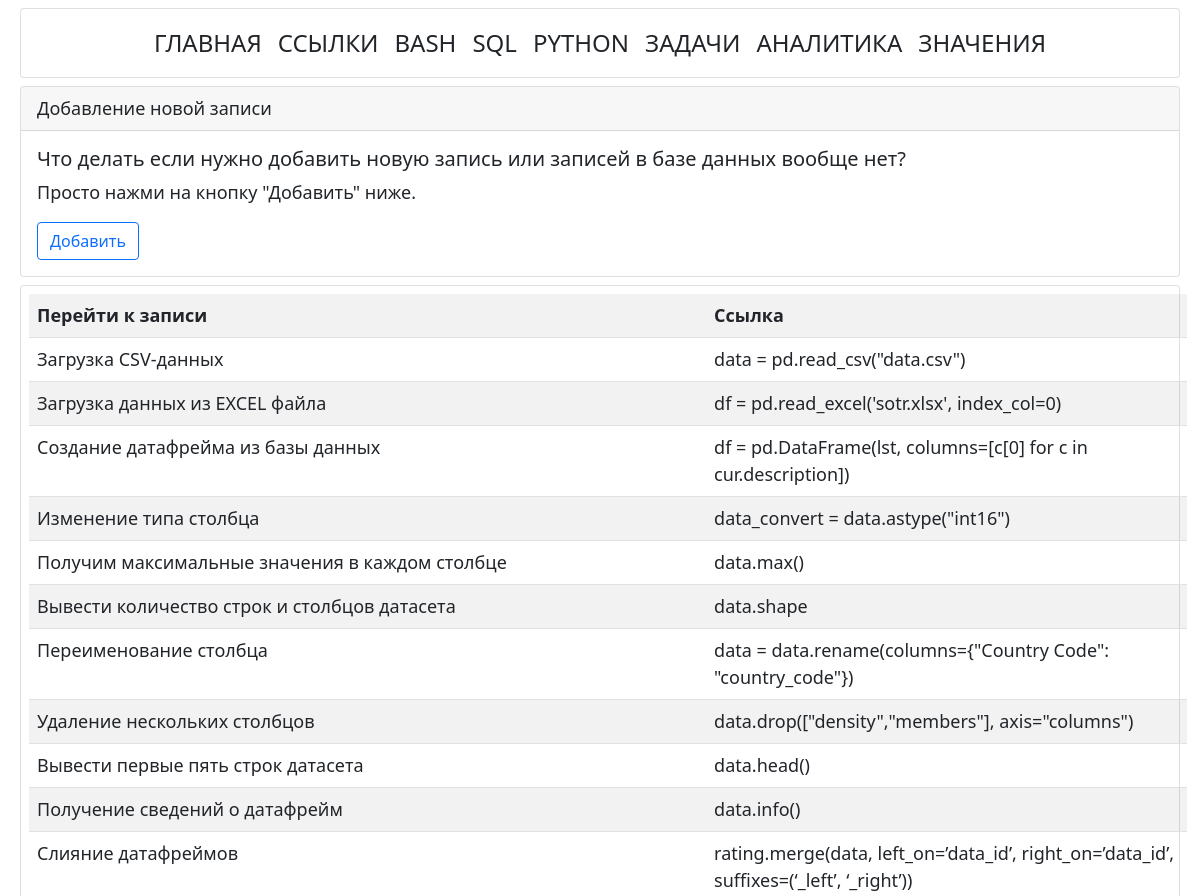
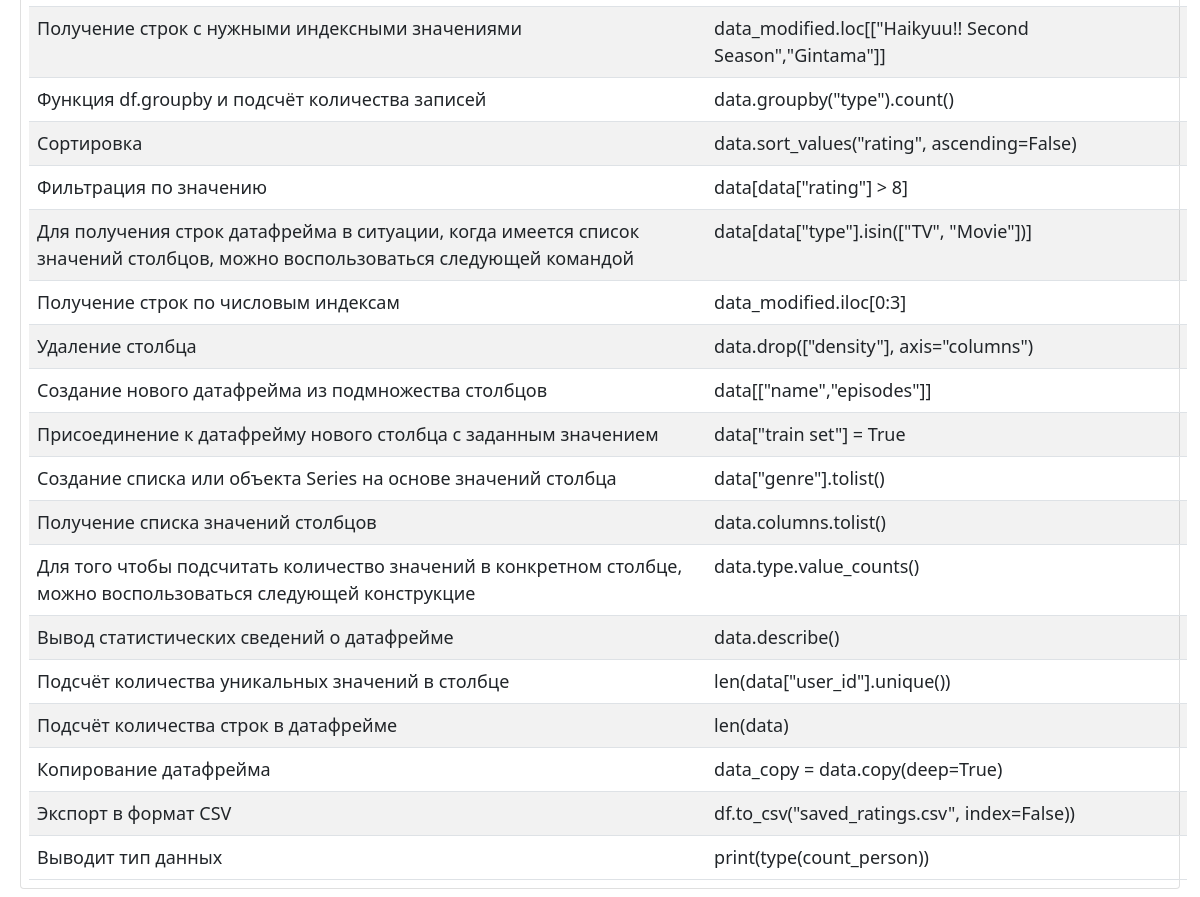
The app's page /python with its own data (2 pictures, top to bottom).
### tables this page shows
CREATE TABLE "python" (
    "python_id" INTEGER PRIMARY KEY AUTOINCREMENT,
    "python_command" TEXT NOT NULL,
    "python_name" TEXT NOT NULL
  , "python_description" TEXT);

### app.py (the view)
@app.route("/python")
def python_list_commands():
    conn = connect.get_db_connection()
    python_list = conn.execute("SELECT * FROM python ORDER BY 1 DESC").fetchall()
    conn.close()
    return render_template("python/python_list_commands.html",
                           python_list=python_list,
                           )

### modules/connect.py (called while the page is built)
def get_db_connection():
    db_path = os.path.join(BASE_DIR, '../database.db')
    conn = sqlite3.connect(db_path)
    conn.row_factory = sqlite3.Row
    return conn

### templates/python/python_list_commands.html (shortened to what this page needs)
{% extends "base.html" %}
{% block content %}
<div class="card m-2">
   <div class="card-header">
      Добавление новой записи
   </div>
   <div class="card-body">
      <h5 class="card-title">Что делать если нужно добавить новую запись или записей в базе данных вообще нет?</h5>
      <p class="card-text">Просто нажми на кнопку "Добавить" ниже.</p>
      <a class="btn btn-outline-primary" href="{{ url_for('add_python_command') }}">Добавить</a>
   </div>
</div>
<div class="card m-2">
   <table class="table table-striped m-2">
      <tr>
         <th>Перейти к записи</th>
         <th>Ссылка</th>
      </tr>
      {% for python_list in python_list %}
      <tr>
         <td><a href="{{ url_for('get_post_python_command', python_id=python_list['python_id']) }}">{{
               python_list['python_name']
               }}</a></td>
         <td>{{ python_list['python_command'] }}</td>
      </tr>
      {% endfor %}
   </table>
</div>
{% endblock %}

### static/styles.css (style rules this page uses)
body { font-size: large; font-family:system-ui, -apple-system, BlinkMacSystemFont, 'Segoe UI', Roboto, Oxygen, Ubuntu, Cantarell, 'Open Sans', 'Helvetica Neue', sans-serif; }
a { color: var(--bs-dark); text-decoration: none; }

### records on screen
python: python_name "Загрузка CSV-данных", python_command "data = pd.read_csv(\"data.csv\")"
python: python_name "Загрузка данных из EXCEL файла", python_command "df = pd.read_excel('sotr.xlsx', index_col=0)"
python: python_name "Создание датафрейма из базы данных", python_command "df = pd.DataFrame(lst, columns=[c[0] for c in cur.description])"
python: python_name "Изменение типа столбца", python_command "data_convert = data.astype(\"int16\")"
python: python_name "Получим максимальные значения в каждом столбце", python_command "data.max()"
python: python_name "Вывести количество строк и столбцов датасета", python_command "data.shape"
python: python_name "Переименование столбца", python_command "data = data.rename(columns={\"Country Code\": \"country_code\"})"
python: python_name "Удаление нескольких столбцов", python_command "data.drop([\"density\",\"members\"], axis=\"columns\")"
python: python_name "Вывести первые пять строк датасета", python_command "data.head()"
python: python_name "Получение сведений о датафрейм", python_command "data.info()"
python: python_name "Слияние датафреймов", python_command "rating.merge(data, left_on=’data_id’, right_on=’data_id’, suffixes=(‘_left’, ‘_right’))"
python: python_name "Получение строк с нужными индексными значениями", python_command "data_modified.loc[[\"Haikyuu!! Second Season\",\"Gintama\"]]"
python: python_name "Функция df.groupby и подсчёт количества записей", python_command "data.groupby(\"type\").count()"
python: python_name "Сортировка", python_command "data.sort_values(\"rating\", ascending=False)"
python: python_name "Фильтрация по значению", python_command "data[data[\"rating\"] > 8]"
python: python_name "Для получения строк датафрейма в ситуации, когда имеется список значений столбцов, можно воспользоваться следующей командой", python_command "data[data[\"type\"].isin([\"TV\", \"Movie\"])]"
python: python_name "Получение строк по числовым индексам", python_command "data_modified.iloc[0:3]"
python: python_name "Удаление столбца", python_command "data.drop([\"density\"], axis=\"columns\")"
python: python_name "Создание нового датафрейма из подмножества столбцов", python_command "data[[\"name\",\"episodes\"]]"
python: python_name "Присоединение к датафрейму нового столбца с заданным значением", python_command "data[\"train set\"] = True"
python: python_name "Создание списка или объекта Series на основе значений столбца", python_command "data[\"genre\"].tolist()"
python: python_name "Получение списка значений столбцов", python_command "data.columns.tolist()"
python: python_name "Для того чтобы подсчитать количество значений в конкретном столбце, можно воспользоваться следующей конструкцие", python_command "data.type.value_counts()"
python: python_name "Вывод статистических сведений о датафрейме", python_command "data.describe()"
python: python_name "Подсчёт количества уникальных значений в столбце", python_command "len(data[\"user_id\"].unique())"
python: python_name "Подсчёт количества строк в датафрейме", python_command "len(data)"
python: python_name "Копирование датафрейма", python_command "data_copy = data.copy(deep=True)"
python: python_name "Экспорт в формат CSV", python_command "df.to_csv(\"saved_ratings.csv\", index=False))"
python: python_name "Выводит тип данных", python_command "print(type(count_person))"
